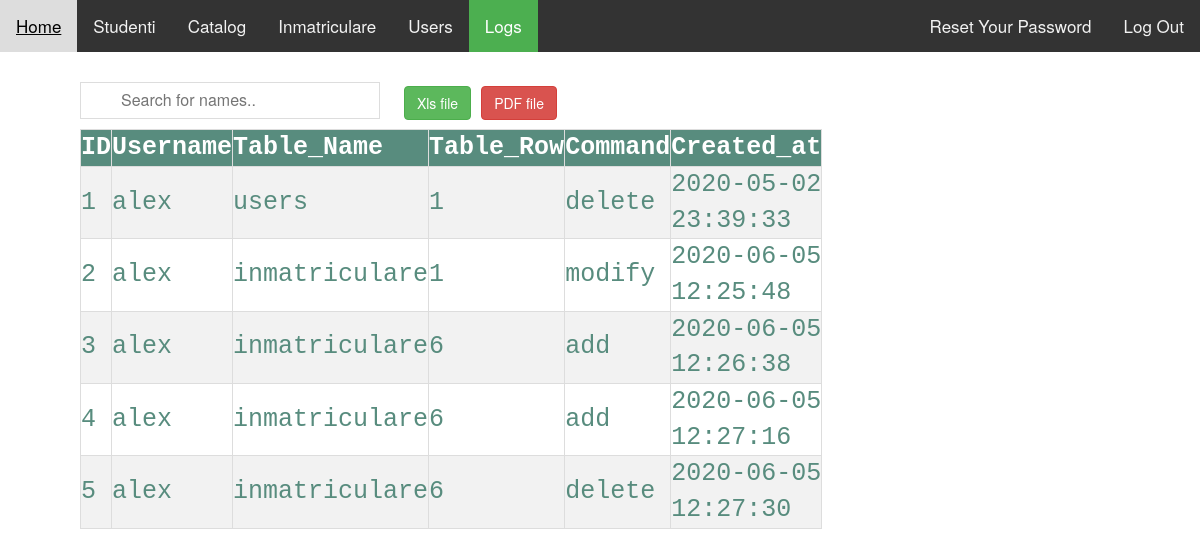
The page /source/logs.php (signed in) on the database its author committed.
### tables this page shows
CREATE TABLE `logs` (
  `id` int(11) NOT NULL AUTO_INCREMENT,
  `username` varchar(50) NOT NULL,
  `table_name` varchar(255) NOT NULL,
  `table_row` int(11) NOT NULL,
  `command` varchar(255) NOT NULL,
  `created_at` datetime DEFAULT current_timestamp(),
  PRIMARY KEY (`id`)
);

### source/logs.php (the view, shortened to what this page needs)
<!DOCTYPE html>
<html>
<head>
</head>
    <link rel="stylesheet" href="https://maxcdn.bootstrapcdn.com/bootstrap/3.3.7/css/bootstrap.css">
<body>
<div class="topnav">
  <a href="index.php">Home</a>
  <a href="studenti.php">Studenti</a>
  <a href="catalog.php">Catalog</a>
  <a href="inmatriculare.php">Inmatriculare</a>
  <a href="users.php">Users</a>
  <a class="active" href="logs.php">Logs</a>
	<div class="topnav-right">
  		<a href="reset.php"  >Reset Your Password</a>
  		<a href="logout.php" >Log Out</a>
	</div>
</div>
<input  type="text" id="myInput" onkeyup="myFunction()" placeholder="Search for names..">
<table  id="myTable" border="1">
<tr>
<th onclick="sortTable(0)">ID</th>
<th onclick="sortTable(1)">Username</th>
<th onclick="sortTable(2)">Table_Name</th>
<th onclick="sortTable(3)">Table_Row</th>
<th onclick="sortTable(4)">Command</th>
<th onclick="sortTable(4)">Created_at</th>
</tr>
<button class="btn btn-success" id= "btnXls" onclick="exportTableToExcel('myTable', 'Logs')" >Xls file</button>
<button class="btn btn-danger" id="btnExport" value="Export" onclick="Export()" >PDF file</button>
<?php
$conn = mysqli_connect("localhost", "", "", "");
$sql    = "SELECT id,username,table_name,table_row,command,created_at FROM logs";
$result = $conn->query($sql);
if ($result->num_rows > 0) {
    while ($row = $result->fetch_assoc()) {
        echo "<tr><td>" . $row["id"] . "</td><td>" . $row["username"] . "</td><td>" . $row["table_name"] . "</td><td>" . $row["table_row"] . "</td><td>" . $row["command"] . "</td><td>" . $row["created_at"] . "</td></tr>";
    }
    echo "</table>";
} else {
    echo "0 results";
}
?>
</body>
</html>

### source/logs.php (style rules this page uses)
body { margin: 0; font-family: Arial, Helvetica, sans-serif; }
.topnav { overflow: hidden; background-color: #333; }
.topnav-right { float:right; }
.topnav a { float: left; color: #f2f2f2; text-align: center; padding: 14px 16px; text-decoration: none; font-size: 17px; }
.topnav a.active { background-color: #4CAF50; color: white; }
table { border-collapse: collapse; width: 50%; color: #588c7e; font-family: monospace; font-size: 25px; text-align: left; margin-left: 80px; border: 1px solid #ddd; }
th { cursor: pointer; background-color: #588c7e; color: white; }
tr:nth-child(even) { background-color: #f2f2f2 }
#myInput { background-image: url('https://img.icons8.com/android/24/000000/search.png'); background-position: 5px 7px; background-repeat: no-repeat; width: 300px; font-size: 16px; padding: 6px 20px 6px 40px; border: 1px solid #ddd; margin-top: 30px; margin-bottom: 10px; margin-left: 80px; margin-right: 20px; }
#btnXls { margin-right: 10px; }

### rows shown on the page
logs: id "1", username "alex", table_name "users", table_row "1", command "delete", created_at "2020-05-02 23:39:33"
logs: id "2", username "alex", table_name "inmatriculare", table_row "1", command "modify", created_at "2020-06-05 12:25:48"
logs: id "3", username "alex", table_name "inmatriculare", table_row "6", command "add", created_at "2020-06-05 12:26:38"
logs: id "4", username "alex", table_name "inmatriculare", table_row "6", command "add", created_at "2020-06-05 12:27:16"
logs: id "5", username "alex", table_name "inmatriculare", table_row "6", command "delete", created_at "2020-06-05 12:27:30"
